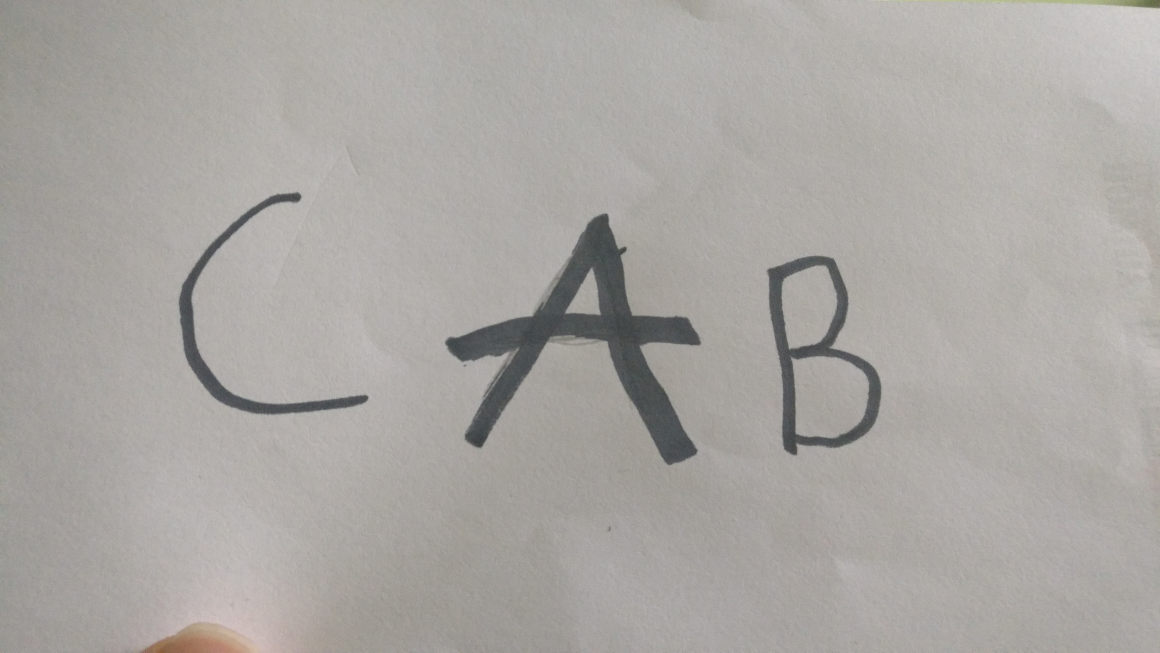
#> input picture pictures/phone2.jpg, 4640 x 2610 px (shown at 1/4 size); its folder holds only this picture in this run
$ python -i letterRecog.py   (imports and definitions only)   (older library calls are emulated)
#> lines starting #> are read from the running program, lines starting #| are printed output that depends on the picture; after the words box and inside, x2 and y2 are one past the last pixel; in counts of white or black regions, pixels touching at a corner belong together
import cv2
import numpy as np
import os
from glob import glob
from tqdm import tqdm


# creates database as a numpy file, with 2 lists: list of pictures and list of labels. picture[i] has label[i]
# [50 lines left out: functions create_base, create_test_base, not called in this run]


def read_sample(path):
#> called with path = 'pictures/phone2.jpg'
    img = cv2.imread(path, 0)
#> img: shape (2610, 4640); min 43, max 219, mean 166.9
    height, width = img.shape[:2]
#> height = 2610; width = 4640
    max_height = 900
    max_width = 1600

    # only shrink if img is bigger than required
    if max_height < height or max_width < width:
        # get scaling factor
        scaling_factor = max_height / float(height)
#> scaling_factor = 0.345
        if max_width / float(width) < scaling_factor:
            scaling_factor = max_width / float(width)
        # resize image
        img = cv2.resize(img, None, fx=scaling_factor, fy=scaling_factor, interpolation=cv2.INTER_AREA)
#> img: shape (900, 1600)

    # return img
    return pre_process(img)


# apply median blur, manual thresholding, find boundig boxes
def pre_process(image):
    ret, tresholded = cv2.threshold(image, 90, 255, cv2.THRESH_BINARY_INV)  # threshold image
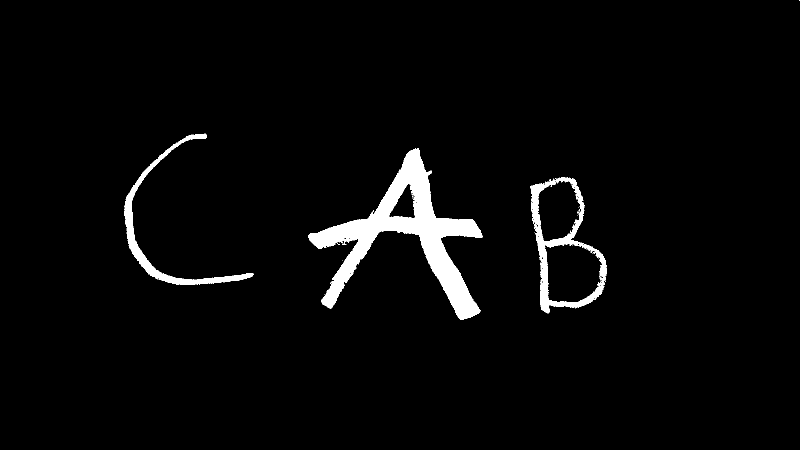
#> tresholded: shape (900, 1600) (shown at 1/2 size); 3.2% white; 37 white regions (34 under 20 px), largest, box (x1, y1, x2, y2) and area: (616, 296, 965, 640) 31086, (1060, 354, 1214, 627) 8168, (248, 267, 507, 570) 6433
    im = cv2.medianBlur(tresholded, 5)  # median blur to eliminate noise
#> im: shape (900, 1600); 3.2% white; 4 white regions (1 under 20 px)
    # cv2.imshow('filtered', im)
    # cv2.waitKey(0)
    # cv2.destroyAllWindows()
    im2,contours,hierarchy = cv2.findContours(im, 1, 2)  # finding contours
#> contours = 7 contours, 1 with area under 20; largest, box (x1, y1, x2, y2) and area: (616, 297, 965, 640) 32516, (1061, 355, 1214, 626) 26709, (1089, 487, 1206, 606) 11029, (1075, 360, 1163, 484) 8009, (249, 268, 506, 570) 5928, (778, 367, 831, 437) 2090

    areas = [cv2.contourArea(c) for c in contours]  # from found contours we choose the biggest one
#> areas = [11029, 0, 2090.5, 8009, 26709, 32515.5, 5927.5]
    max_index = np.argmax(areas)
#> max_index = 5
    letters = []
    x, y, w, h_max = cv2.boundingRect(contours[max_index])  # find bounding box
#> x = 616; y = 297; w = 349; h_max = 343
    h_max /= 2
#> h_max = 171.5
    for cnt in contours:
        x, y, w, h = cv2.boundingRect(cnt)  # find bounding box
        if h >= h_max:
            letters.append(cv2.bitwise_not(cv2.resize(im[y:y + h, x:x + w], (50, 50), interpolation=cv2.INTER_AREA)))
#> this loop made 7 passes
#> (x, y, w, h) on passes 1, 3, 4, 5, 6, 7: (1089, 487, 117, 119), (778, 367, 53, 70), (1075, 360, 88, 124), (1061, 355, 153, 271), (616, 297, 349, 343), (249, 268, 257, 302)
#> (cnt, x, y, w, h) on pass 2: ([[686, 487], [689, 487]], 686, 487, 4, 1)
#> after the loop, letters = 3 items
    return letters


# [7 lines left out: function test_processing, not called in this run]


# for testing
# [4 lines not run here, left out]
    #print(x[825])

>>> result = read_sample('pictures/phone2.jpg')
#> result = 3 items
